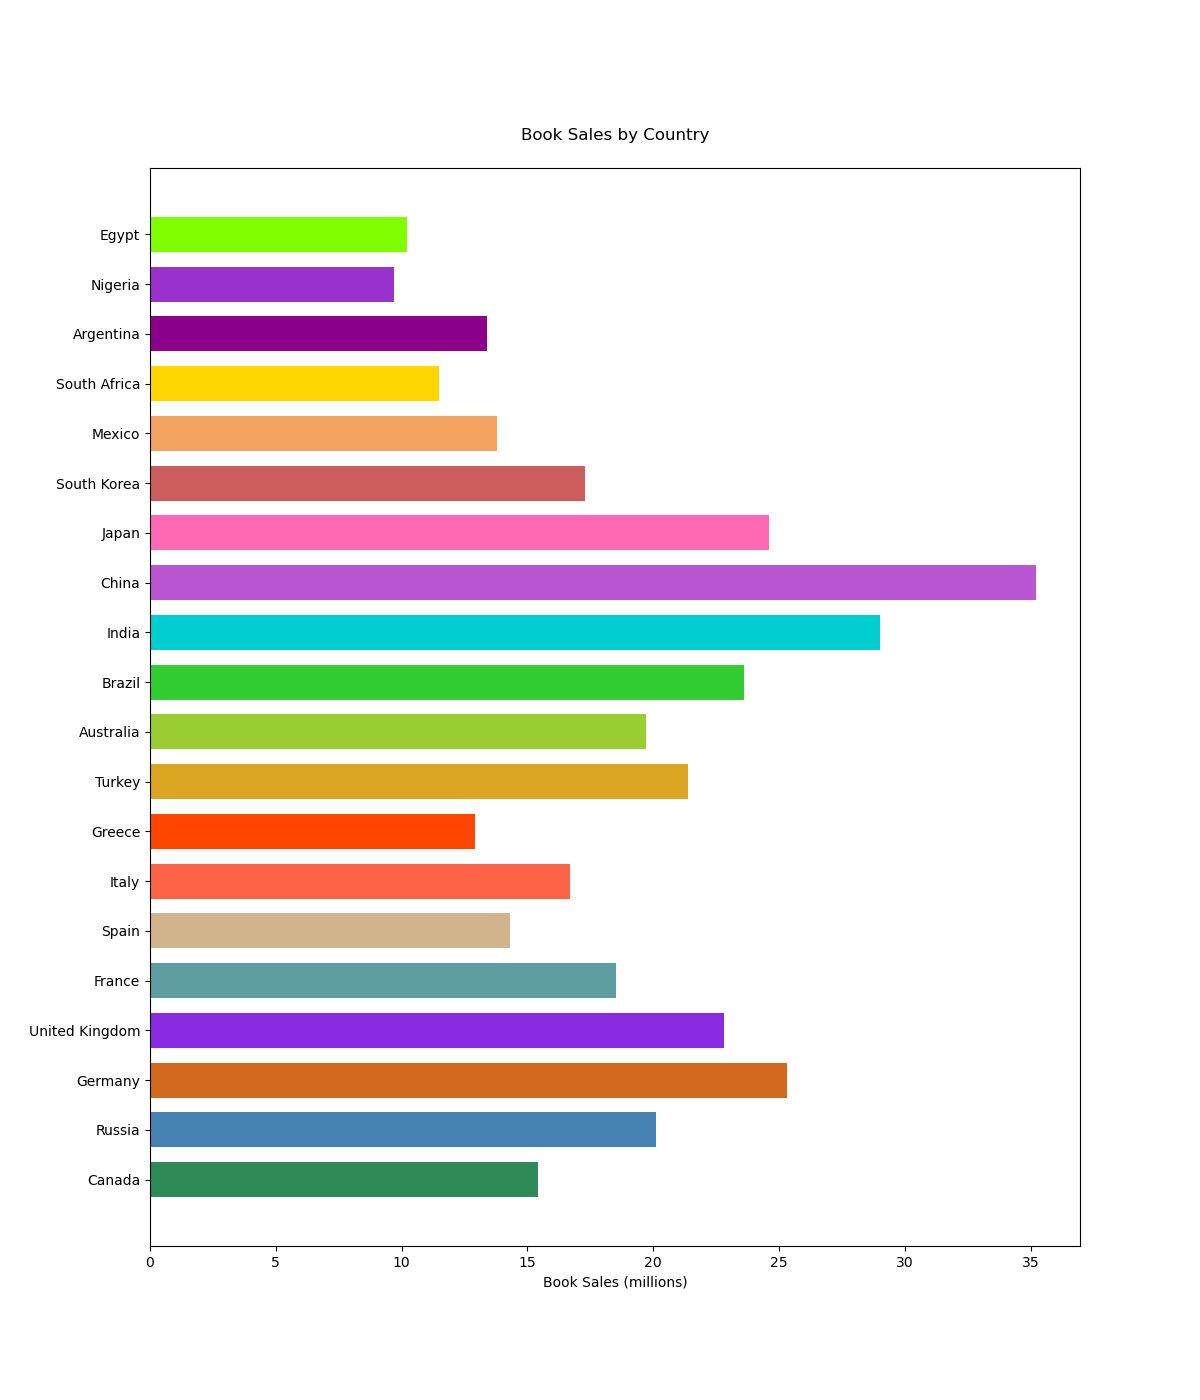

The script that drew this image:

import matplotlib.pyplot as plt

countries = [
    'Canada', 'Russia', 'Germany', 'United Kingdom', 'France', 'Spain', 
    'Italy', 'Greece', 'Turkey', 'Australia', 'Brazil', 'India', 
    'China', 'Japan', 'South Korea', 'Mexico', 'South Africa', 
    'Argentina', 'Nigeria', 'Egypt'
]

book_sales = [
    15.4, 20.1, 25.3, 22.8, 18.5, 14.3, 16.7, 12.9, 21.4, 19.7, 23.6, 29.0, 
    35.2, 24.6, 17.3, 13.8, 11.5, 13.4, 9.7, 10.2
]

colors = [
    '#2E8B57', '#4682B4', '#D2691E', '#8A2BE2', '#5F9EA0', '#D2B48C', 
    '#FF6347', '#FF4500', '#DAA520', '#9ACD32', '#32CD32', '#00CED1', 
    '#BA55D3', '#FF69B4', '#CD5C5C', '#F4A460', '#FFD700', '#8B008B', 
    '#9932CC', '#7FFF00'
]

plt.figure(figsize=(12, 14))
plt.barh(countries, book_sales, color=colors, height=0.7)
plt.xlabel('Book Sales (millions)')
plt.title('Book Sales by Country', pad=20)
plt.show()
